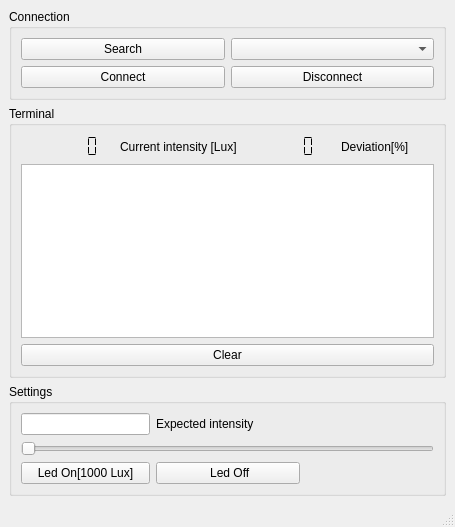
<?xml version="1.0" encoding="UTF-8"?>
<ui version="4.0">
 <class>MainWindow</class>
 <widget class="QMainWindow" name="MainWindow">
  <property name="geometry">
   <rect>
    <x>0</x>
    <y>0</y>
    <width>455</width>
    <height>527</height>
   </rect>
  </property>
  <property name="windowTitle">
   <string>MainWindow</string>
  </property>
  <widget class="QWidget" name="centralwidget">
   <layout class="QGridLayout" name="gridLayout">
    <item row="1" column="0">
     <widget class="QGroupBox" name="TerminalGroup">
      <property name="title">
       <string>Terminal</string>
      </property>
      <layout class="QGridLayout" name="gridLayout_3">
       <item row="0" column="1">
        <widget class="QLabel" name="labelCurrent">
         <property name="text">
          <string>Current intensity [Lux]</string>
         </property>
        </widget>
       </item>
       <item row="0" column="0">
        <widget class="QLCDNumber" name="lcdNumberCurrent">
         <property name="frameShape">
          <enum>QFrame::NoFrame</enum>
         </property>
         <property name="digitCount">
          <number>6</number>
         </property>
         <property name="segmentStyle">
          <enum>QLCDNumber::Flat</enum>
         </property>
        </widget>
       </item>
       <item row="0" column="2">
        <widget class="QLCDNumber" name="lcdNumberDeviation">
         <property name="frameShape">
          <enum>QFrame::NoFrame</enum>
         </property>
         <property name="frameShadow">
          <enum>QFrame::Raised</enum>
         </property>
         <property name="segmentStyle">
          <enum>QLCDNumber::Flat</enum>
         </property>
        </widget>
       </item>
       <item row="0" column="3">
        <widget class="QLabel" name="labelDeviation">
         <property name="text">
          <string>Deviation[%]</string>
         </property>
        </widget>
       </item>
       <item row="1" column="0" colspan="4">
        <widget class="QTextEdit" name="Terminal"/>
       </item>
       <item row="2" column="0" colspan="4">
        <widget class="QPushButton" name="pushButtonClear">
         <property name="text">
          <string>Clear</string>
         </property>
        </widget>
       </item>
      </layout>
     </widget>
    </item>
    <item row="0" column="0">
     <widget class="QGroupBox" name="groupBox">
      <property name="title">
       <string>Connection</string>
      </property>
      <layout class="QGridLayout" name="gridLayout_2">
       <item row="0" column="0">
        <widget class="QPushButton" name="pushButtonSearch">
         <property name="text">
          <string>Search</string>
         </property>
        </widget>
       </item>
       <item row="1" column="1">
        <widget class="QPushButton" name="pushButtonDisconnect">
         <property name="text">
          <string>Disconnect</string>
         </property>
        </widget>
       </item>
       <item row="0" column="1">
        <widget class="QComboBox" name="comboBoxDevices"/>
       </item>
       <item row="1" column="0">
        <widget class="QPushButton" name="pushButtonConnect">
         <property name="text">
          <string>Connect</string>
         </property>
        </widget>
       </item>
      </layout>
     </widget>
    </item>
    <item row="2" column="0">
     <widget class="QGroupBox" name="groupBox_2">
      <property name="title">
       <string>Settings</string>
      </property>
      <layout class="QGridLayout" name="gridLayout_4">
       <item row="1" column="0">
        <widget class="QLineEdit" name="lineEditExpected">
         <property name="contextMenuPolicy">
          <enum>Qt::DefaultContextMenu</enum>
         </property>
         <property name="text">
          <string/>
         </property>
        </widget>
       </item>
       <item row="2" column="0" colspan="3">
        <widget class="QSlider" name="horizontalSliderIntensity">
         <property name="toolTip">
          <string>&lt;html&gt;&lt;head/&gt;&lt;body&gt;&lt;p&gt;&lt;br/&gt;&lt;/p&gt;&lt;/body&gt;&lt;/html&gt;</string>
         </property>
         <property name="maximum">
          <number>1950</number>
         </property>
         <property name="singleStep">
          <number>1950</number>
         </property>
         <property name="pageStep">
          <number>1950</number>
         </property>
         <property name="orientation">
          <enum>Qt::Horizontal</enum>
         </property>
        </widget>
       </item>
       <item row="1" column="2">
        <spacer name="horizontalSpacer_2">
         <property name="orientation">
          <enum>Qt::Horizontal</enum>
         </property>
         <property name="sizeHint" stdset="0">
          <size>
           <width>40</width>
           <height>20</height>
          </size>
         </property>
        </spacer>
       </item>
       <item row="3" column="0">
        <widget class="QPushButton" name="pushButtonLedOn">
         <property name="text">
          <string>Led On[1000 Lux]</string>
         </property>
        </widget>
       </item>
       <item row="1" column="1">
        <widget class="QLabel" name="label_2">
         <property name="text">
          <string>Expected intensity              </string>
         </property>
        </widget>
       </item>
       <item row="3" column="1">
        <widget class="QPushButton" name="pushButtonLedOff">
         <property name="text">
          <string> Led Off</string>
         </property>
        </widget>
       </item>
      </layout>
     </widget>
    </item>
   </layout>
  </widget>
  <widget class="QMenuBar" name="menubar">
   <property name="geometry">
    <rect>
     <x>0</x>
     <y>0</y>
     <width>455</width>
     <height>21</height>
    </rect>
   </property>
  </widget>
  <widget class="QStatusBar" name="statusbar"/>
 </widget>
 <resources/>
 <connections>
  <connection>
   <sender>pushButtonClear</sender>
   <signal>clicked()</signal>
   <receiver>Terminal</receiver>
   <slot>clear()</slot>
   <hints>
    <hint type="sourcelabel">
     <x>228</x>
     <y>363</y>
    </hint>
    <hint type="destinationlabel">
     <x>38</x>
     <y>312</y>
    </hint>
   </hints>
  </connection>
 </connections>
 <slots>
  <slot>signal_connection()</slot>
 </slots>
</ui>
